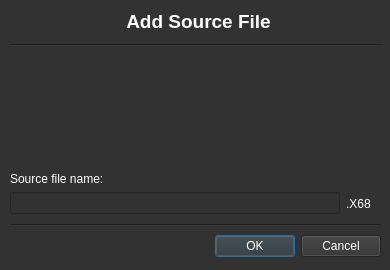
<?xml version="1.0" encoding="UTF-8"?>
<ui version="4.0">
 <class>SourceAdder</class>
 <widget class="QDialog" name="SourceAdder">
  <property name="geometry">
   <rect>
    <x>0</x>
    <y>0</y>
    <width>390</width>
    <height>270</height>
   </rect>
  </property>
  <property name="windowTitle">
   <string>Dialog</string>
  </property>
  <property name="styleSheet">
   <string notr="true">QWidget{
	background: rgb(50,50,50);
	color: rgb(255,255,255);
}</string>
  </property>
  <widget class="QDialogButtonBox" name="buttonBox">
   <property name="geometry">
    <rect>
     <x>210</x>
     <y>230</y>
     <width>171</width>
     <height>32</height>
    </rect>
   </property>
   <property name="orientation">
    <enum>Qt::Horizontal</enum>
   </property>
   <property name="standardButtons">
    <set>QDialogButtonBox::Cancel|QDialogButtonBox::Ok</set>
   </property>
  </widget>
  <widget class="Line" name="line">
   <property name="geometry">
    <rect>
     <x>10</x>
     <y>220</y>
     <width>371</width>
     <height>10</height>
    </rect>
   </property>
   <property name="orientation">
    <enum>Qt::Horizontal</enum>
   </property>
  </widget>
  <widget class="Line" name="line_2">
   <property name="geometry">
    <rect>
     <x>10</x>
     <y>40</y>
     <width>371</width>
     <height>10</height>
    </rect>
   </property>
   <property name="orientation">
    <enum>Qt::Horizontal</enum>
   </property>
  </widget>
  <widget class="QLabel" name="label">
   <property name="geometry">
    <rect>
     <x>13</x>
     <y>10</y>
     <width>371</width>
     <height>21</height>
    </rect>
   </property>
   <property name="text">
    <string>&lt;html&gt;&lt;head/&gt;&lt;body&gt;&lt;p align=&quot;center&quot;&gt;&lt;span style=&quot; font-size:14pt; font-weight:600;&quot;&gt;Add Source File&lt;/span&gt;&lt;/p&gt;&lt;/body&gt;&lt;/html&gt;</string>
   </property>
  </widget>
  <widget class="QLabel" name="label_2">
   <property name="geometry">
    <rect>
     <x>10</x>
     <y>170</y>
     <width>111</width>
     <height>17</height>
    </rect>
   </property>
   <property name="text">
    <string>Source file name:</string>
   </property>
  </widget>
  <widget class="QWidget" name="layoutWidgetSA">
   <property name="geometry">
    <rect>
     <x>10</x>
     <y>190</y>
     <width>361</width>
     <height>27</height>
    </rect>
   </property>
   <layout class="QHBoxLayout" name="horizontalLayout">
    <item>
     <widget class="QLineEdit" name="sourceName"/>
    </item>
    <item>
     <widget class="QLabel" name="label_3">
      <property name="text">
       <string>.X68</string>
      </property>
     </widget>
    </item>
   </layout>
  </widget>
 </widget>
 <resources/>
 <connections>
  <connection>
   <sender>buttonBox</sender>
   <signal>accepted()</signal>
   <receiver>SourceAdder</receiver>
   <slot>accept()</slot>
   <hints>
    <hint type="sourcelabel">
     <x>248</x>
     <y>254</y>
    </hint>
    <hint type="destinationlabel">
     <x>157</x>
     <y>274</y>
    </hint>
   </hints>
  </connection>
  <connection>
   <sender>buttonBox</sender>
   <signal>rejected()</signal>
   <receiver>SourceAdder</receiver>
   <slot>reject()</slot>
   <hints>
    <hint type="sourcelabel">
     <x>316</x>
     <y>260</y>
    </hint>
    <hint type="destinationlabel">
     <x>286</x>
     <y>274</y>
    </hint>
   </hints>
  </connection>
 </connections>
</ui>
